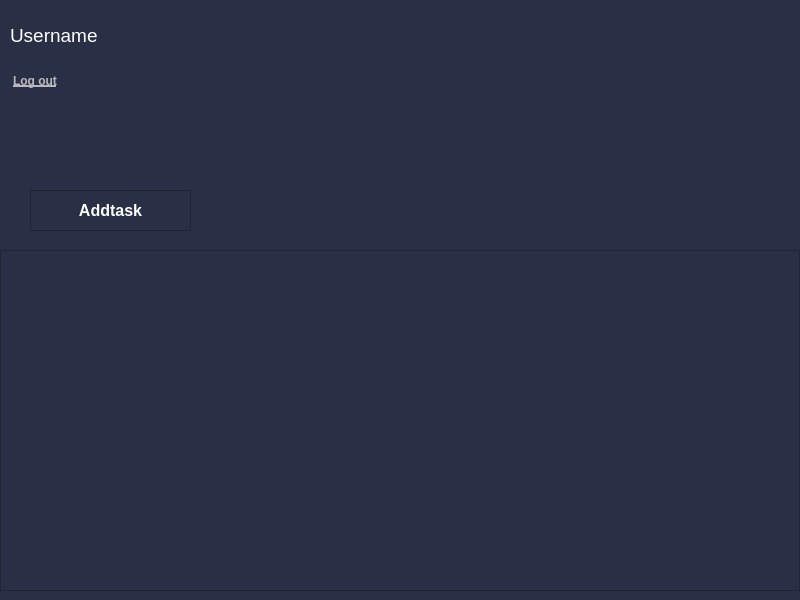
<?xml version="1.0" encoding="UTF-8"?>
<ui version="4.0">
 <class>Dashboard</class>
 <widget class="QWidget" name="Dashboard">
  <property name="geometry">
   <rect>
    <x>0</x>
    <y>0</y>
    <width>800</width>
    <height>600</height>
   </rect>
  </property>
  <property name="windowTitle">
   <string>Dashboard</string>
  </property>
  <property name="windowIcon">
   <iconset>
    <normaloff>res/progIco.png</normaloff>res/progIco.png</iconset>
  </property>
  <property name="styleSheet">
   <string notr="true">/*Copyright (c) DevSec Studio. All rights reserved.

MIT License

Permission is hereby granted, free of charge, to any person obtaining a copy
of this software and associated documentation files (the &quot;Software&quot;), to deal
in the Software without restriction, including without limitation the rights
to use, copy, modify, merge, publish, distribute, sublicense, and/or sell
copies of the Software, and to permit persons to whom the Software is
furnished to do so, subject to the following conditions:

The above copyright notice and this permission notice shall be included in all
copies or substantial portions of the Software.

THE SOFTWARE IS PROVIDED *AS IS*, WITHOUT WARRANTY OF ANY KIND, EXPRESS OR
IMPLIED, INCLUDING BUT NOT LIMITED TO THE WARRANTIES OF MERCHANTABILITY,
FITNESS FOR A PARTICULAR PURPOSE AND NONINFRINGEMENT. IN NO EVENT SHALL THE
AUTHORS OR COPYRIGHT HOLDERS BE LIABLE FOR ANY CLAIM, DAMAGES OR OTHER
LIABILITY, WHETHER IN AN ACTION OF CONTRACT, TORT OR OTHERWISE, ARISING FROM,
OUT OF OR IN CONNECTION WITH THE SOFTWARE OR THE USE OR OTHER DEALINGS IN THE SOFTWARE.
*/

/*-----QWidget-----*/
QWidget
{
	background-color: #292f45;
	color: #fff;
	border-color: #000000;

}


/*-----QLabel-----*/
QLabel
{
	background-color: #292f45;
	color: #fff;
	border-color: #000000;

}


/*-----QPushButton-----*/
QPushButton
{
	font-weight: bold;
	border-style: solid;
	border-width: 1px;
	border-color: #3D5AFA;
	padding: 10px;

}


QPushButton::hover
{
	

}


QPushButton::pressed
{
	background-color: rgb(32, 37, 54);
	color: #fff;

}


/*-----QToolButton-----*/
QToolButton
{
	background-color: #292f45;
	color: #000000;
	border-style: solid;
	border-color: #000000;

}


QToolButton::hover
{
	background-color: #fc7c11;
	color: #000000;
	padding: 2px;
	border-radius: 15px;
	border-color: #fc7c11;

}


QToolButton::pressed
{
	background-color: #fc7c11;
	color: #000000;
	border-style: solid;
	border-width: 2px;

}


/*-----QLineEdit-----*/
QLineEdit{
	background-color: #292f45;
	color: #fff;
	font-weight: bold;
	border-style: solid;
	border-width: 2px;
	border-top: 0px;
	border-left: 0px;
	border-right: 0px;
	border-color: #b9b9bb;
	padding: 10px;

}


/*-----QCheckBox-----*/
QCheckBox
{
	background-color: transparent;
	color: #b9b9bb;
	font-weight: bold;

}


QCheckBox::indicator
{
    color: #b1b1b1;
    background-color: #00111d;
    border: 1px solid #f0742f;
    width: 12px;
    height: 12px;

}


QCheckBox::indicator:checked
{
    image:url(&quot;./ressources/check.png&quot;); /*To replace*/
	background-color: #1f2b2b;
    border: 1px solid #f0742f;

}


QCheckBox::indicator:unchecked:hover
{
    border: 1px solid #f0742f;

}


QCheckBox::disabled
{
	color: #656565;

}


QCheckBox::indicator:disabled
{
	background-color: #656565;
	color: #656565;
    border: 1px solid #656565;

}
</string>
  </property>
  <widget class="QLabel" name="label">
   <property name="geometry">
    <rect>
     <x>10</x>
     <y>20</y>
     <width>211</width>
     <height>31</height>
    </rect>
   </property>
   <property name="font">
    <font>
     <pointsize>14</pointsize>
    </font>
   </property>
   <property name="text">
    <string>Username</string>
   </property>
  </widget>
  <widget class="QTableView" name="tableView">
   <property name="geometry">
    <rect>
     <x>0</x>
     <y>250</y>
     <width>800</width>
     <height>341</height>
    </rect>
   </property>
   <property name="styleSheet">
    <string notr="true">QHeaderView::section 
{
    background-color: #292f45;
    color: white;
}</string>
   </property>
  </widget>
  <widget class="QPushButton" name="addTask_btn">
   <property name="geometry">
    <rect>
     <x>30</x>
     <y>190</y>
     <width>161</width>
     <height>41</height>
    </rect>
   </property>
   <property name="font">
    <font>
     <pointsize>12</pointsize>
     <weight>75</weight>
     <bold>true</bold>
    </font>
   </property>
   <property name="layoutDirection">
    <enum>Qt::LeftToRight</enum>
   </property>
   <property name="styleSheet">
    <string notr="true">border-color: rgb(32, 37, 54)</string>
   </property>
   <property name="text">
    <string>Addtask</string>
   </property>
   <property name="icon">
    <iconset>
     <normaloff>res/add-button.png</normaloff>res/add-button.png</iconset>
   </property>
   <property name="iconSize">
    <size>
     <width>32</width>
     <height>32</height>
    </size>
   </property>
  </widget>
  <widget class="QPushButton" name="logout_btn">
   <property name="geometry">
    <rect>
     <x>-40</x>
     <y>60</y>
     <width>150</width>
     <height>41</height>
    </rect>
   </property>
   <property name="cursor">
    <cursorShape>PointingHandCursor</cursorShape>
   </property>
   <property name="layoutDirection">
    <enum>Qt::LeftToRight</enum>
   </property>
   <property name="styleSheet">
    <string notr="true">/*-----QPushButton-----*/
QPushButton
{
	background-color: #292f45;
	color: #b9b9bb;
	font-weight: bold;
	border-color: #292f45;
	text-decoration:underline;
}

QPushButton::hover
{
	color: #fff;
}</string>
   </property>
   <property name="text">
    <string>Log out</string>
   </property>
   <property name="flat">
    <bool>true</bool>
   </property>
  </widget>
  <widget class="QPushButton" name="sortByPriority">
   <property name="geometry">
    <rect>
     <x>710</x>
     <y>190</y>
     <width>41</width>
     <height>41</height>
    </rect>
   </property>
   <property name="font">
    <font>
     <pointsize>12</pointsize>
     <weight>75</weight>
     <bold>true</bold>
    </font>
   </property>
   <property name="layoutDirection">
    <enum>Qt::LeftToRight</enum>
   </property>
   <property name="styleSheet">
    <string notr="true">border-color: rgb(32, 37, 54);
border: none;</string>
   </property>
   <property name="text">
    <string/>
   </property>
   <property name="icon">
    <iconset>
     <normaloff>res/list.png</normaloff>res/list.png</iconset>
   </property>
   <property name="iconSize">
    <size>
     <width>32</width>
     <height>32</height>
    </size>
   </property>
  </widget>
  <widget class="QPushButton" name="sortByDeadline">
   <property name="geometry">
    <rect>
     <x>650</x>
     <y>190</y>
     <width>41</width>
     <height>41</height>
    </rect>
   </property>
   <property name="font">
    <font>
     <pointsize>12</pointsize>
     <weight>75</weight>
     <bold>true</bold>
    </font>
   </property>
   <property name="layoutDirection">
    <enum>Qt::LeftToRight</enum>
   </property>
   <property name="styleSheet">
    <string notr="true">border-color: rgb(32, 37, 54);
border: none;</string>
   </property>
   <property name="text">
    <string/>
   </property>
   <property name="icon">
    <iconset>
     <normaloff>res/deadline.png</normaloff>res/deadline.png</iconset>
   </property>
   <property name="iconSize">
    <size>
     <width>32</width>
     <height>32</height>
    </size>
   </property>
  </widget>
 </widget>
 <layoutdefault spacing="6" margin="11"/>
 <resources/>
 <connections/>
</ui>
